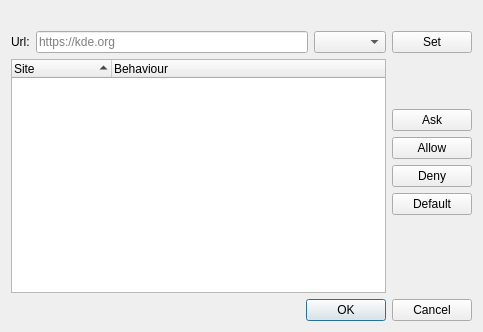
<?xml version="1.0" encoding="UTF-8"?>
<ui version="4.0">
 <class>SiteSettingsBrowseDialog</class>
 <widget class="QDialog" name="SiteSettingsBrowseDialog">
  <property name="geometry">
   <rect>
    <x>0</x>
    <y>0</y>
    <width>483</width>
    <height>332</height>
   </rect>
  </property>
  <property name="windowTitle">
   <string>Site Permissions</string>
  </property>
  <layout class="QGridLayout" name="gridLayout">
   <item row="2" column="0">
    <layout class="QHBoxLayout" name="horizontalLayout">
     <item>
      <widget class="QLabel" name="label">
       <property name="text">
        <string>Url:</string>
       </property>
      </widget>
     </item>
     <item>
      <widget class="QLineEdit" name="urlEdit">
       <property name="placeholderText">
        <string>https://kde.org</string>
       </property>
      </widget>
     </item>
     <item>
      <widget class="QComboBox" name="urlComboBox"/>
     </item>
    </layout>
   </item>
   <item row="0" column="0">
    <widget class="QLabel" name="nameLabel">
     <property name="text">
      <string/>
     </property>
    </widget>
   </item>
   <item row="2" column="1">
    <widget class="QPushButton" name="createButton">
     <property name="text">
      <string comment="Add or Modify">Set</string>
     </property>
    </widget>
   </item>
   <item row="3" column="0">
    <widget class="QTreeWidget" name="treeWidget">
     <property name="indentation">
      <number>0</number>
     </property>
     <property name="sortingEnabled">
      <bool>true</bool>
     </property>
     <property name="allColumnsShowFocus">
      <bool>true</bool>
     </property>
     <column>
      <property name="text">
       <string>Site</string>
      </property>
     </column>
     <column>
      <property name="text">
       <string>Behaviour</string>
      </property>
     </column>
    </widget>
   </item>
   <item row="3" column="1">
    <layout class="QVBoxLayout" name="verticalLayout_2">
     <item>
      <spacer name="verticalSpacer_2">
       <property name="orientation">
        <enum>Qt::Orientation::Vertical</enum>
       </property>
       <property name="sizeType">
        <enum>QSizePolicy::Policy::Fixed</enum>
       </property>
       <property name="sizeHint" stdset="0">
        <size>
         <width>20</width>
         <height>50</height>
        </size>
       </property>
      </spacer>
     </item>
     <item>
      <widget class="QPushButton" name="askButton">
       <property name="text">
        <string>Ask</string>
       </property>
      </widget>
     </item>
     <item>
      <widget class="QPushButton" name="allowButton">
       <property name="text">
        <string>Allow</string>
       </property>
      </widget>
     </item>
     <item>
      <widget class="QPushButton" name="denyButton">
       <property name="text">
        <string>Deny</string>
       </property>
      </widget>
     </item>
     <item>
      <widget class="QPushButton" name="defaultButton">
       <property name="text">
        <string>Default</string>
       </property>
      </widget>
     </item>
     <item>
      <spacer name="verticalSpacer">
       <property name="orientation">
        <enum>Qt::Orientation::Vertical</enum>
       </property>
       <property name="sizeHint" stdset="0">
        <size>
         <width>20</width>
         <height>40</height>
        </size>
       </property>
      </spacer>
     </item>
    </layout>
   </item>
   <item row="4" column="0" colspan="2">
    <widget class="QDialogButtonBox" name="buttonBox">
     <property name="orientation">
      <enum>Qt::Orientation::Horizontal</enum>
     </property>
     <property name="standardButtons">
      <set>QDialogButtonBox::StandardButton::Cancel|QDialogButtonBox::StandardButton::Ok</set>
     </property>
    </widget>
   </item>
  </layout>
 </widget>
 <resources/>
 <connections>
  <connection>
   <sender>buttonBox</sender>
   <signal>accepted()</signal>
   <receiver>SiteSettingsBrowseDialog</receiver>
   <slot>accept()</slot>
   <hints>
    <hint type="sourcelabel">
     <x>248</x>
     <y>254</y>
    </hint>
    <hint type="destinationlabel">
     <x>157</x>
     <y>274</y>
    </hint>
   </hints>
  </connection>
  <connection>
   <sender>buttonBox</sender>
   <signal>rejected()</signal>
   <receiver>SiteSettingsBrowseDialog</receiver>
   <slot>reject()</slot>
   <hints>
    <hint type="sourcelabel">
     <x>316</x>
     <y>260</y>
    </hint>
    <hint type="destinationlabel">
     <x>286</x>
     <y>274</y>
    </hint>
   </hints>
  </connection>
 </connections>
</ui>
